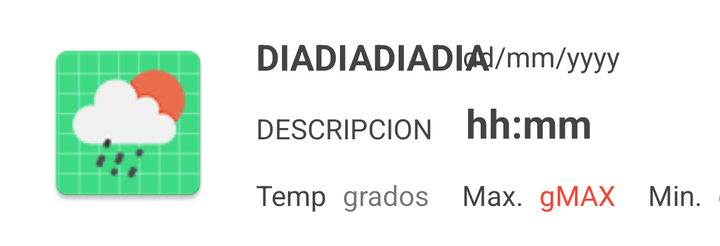
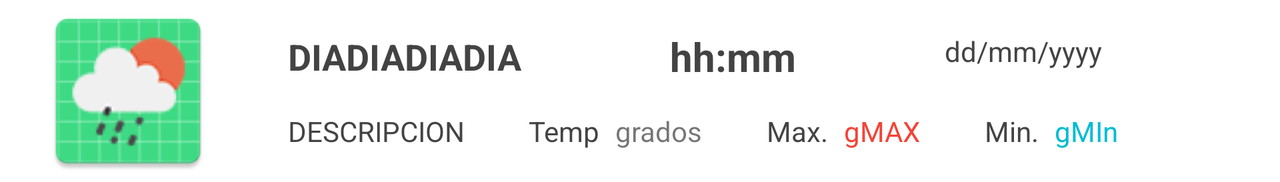

Compare how this app lays out the same screen by default and in its alternative resource folder. The renders come first, then the two layout files and the values they reference.
<!-- AndroidManifest.xml: application theme Theme.ProyectoDamDaw -->
<!-- res/layout/simple_view.xml -->
<?xml version="1.0" encoding="utf-8"?>
<androidx.constraintlayout.widget.ConstraintLayout xmlns:android="http://schemas.android.com/apk/res/android"
    xmlns:app="http://schemas.android.com/apk/res-auto"
    xmlns:tools="http://schemas.android.com/tools"
    android:layout_width="match_parent"
    android:layout_height="wrap_content">

    <TextView
        android:id="@+id/dia"
        android:layout_width="wrap_content"
        android:layout_height="wrap_content"
        android:layout_marginStart="16dp"
        android:text="DIADIADIADIA"
        android:textColor="@color/titulo"
        android:textSize="18sp"
        android:textStyle="bold"
        app:layout_constraintStart_toEndOf="@+id/image"
        app:layout_constraintTop_toTopOf="@+id/image" />

    <TextView
        android:id="@+id/descripcion"
        android:layout_width="wrap_content"
        android:layout_height="wrap_content"
        android:layout_marginTop="16dp"
        android:layout_marginBottom="16dp"
        android:text="DESCRIPCION"
        android:textColor="@color/titulo"
        app:layout_constraintBottom_toTopOf="@+id/temp"
        app:layout_constraintStart_toStartOf="@+id/dia"
        app:layout_constraintTop_toBottomOf="@+id/dia" />

    <TextView
        android:id="@+id/temp"
        android:layout_width="wrap_content"
        android:layout_height="wrap_content"
        android:text="Temp"
        android:textColor="@color/titulo"
        app:layout_constraintBottom_toBottomOf="@+id/image"
        app:layout_constraintStart_toStartOf="@+id/descripcion" />

    <TextView
        android:id="@+id/gradosTemp"
        android:layout_width="wrap_content"
        android:layout_height="wrap_content"
        android:layout_marginStart="8dp"
        android:text="grados"
        app:layout_constraintBottom_toBottomOf="@+id/temp"
        app:layout_constraintStart_toEndOf="@+id/temp"
        app:layout_constraintTop_toTopOf="@+id/temp" />

    <TextView
        android:id="@+id/max"
        android:layout_width="wrap_content"
        android:layout_height="wrap_content"
        android:layout_marginStart="16dp"
        android:text="Max."
        android:textColor="@color/titulo"
        app:layout_constraintBottom_toBottomOf="@+id/gradosTemp"
        app:layout_constraintStart_toEndOf="@+id/gradosTemp"
        app:layout_constraintTop_toTopOf="@+id/gradosTemp" />

    <TextView
        android:id="@+id/gradosMax"
        android:layout_width="wrap_content"
        android:layout_height="wrap_content"
        android:layout_marginStart="8dp"
        android:text="gMAX"
        android:textColor="#F44336"
        app:layout_constraintBottom_toBottomOf="@+id/max"
        app:layout_constraintStart_toEndOf="@+id/max"
        app:layout_constraintTop_toTopOf="@+id/max" />

    <TextView
        android:id="@+id/min"
        android:layout_width="wrap_content"
        android:layout_height="wrap_content"
        android:layout_marginStart="16dp"
        android:text="Min."
        android:textColor="@color/titulo"
        app:layout_constraintBottom_toBottomOf="@+id/gradosMax"
        app:layout_constraintStart_toEndOf="@+id/gradosMax"
        app:layout_constraintTop_toTopOf="@+id/gradosMax" />

    <TextView
        android:id="@+id/gradosMin"
        android:layout_width="wrap_content"
        android:layout_height="wrap_content"
        android:layout_marginStart="8dp"
        android:text="gMIn"
        android:textColor="#00BCD4"
        app:layout_constraintBottom_toBottomOf="@+id/min"
        app:layout_constraintStart_toEndOf="@+id/min"
        app:layout_constraintTop_toTopOf="@+id/min" />

    <TextView
        android:id="@+id/fecha"
        android:layout_width="wrap_content"
        android:layout_height="wrap_content"
        android:layout_marginEnd="50dp"
        android:text="dd/mm/yyyy"
        android:textColor="@color/titulo"
        app:layout_constraintBottom_toBottomOf="@+id/dia"
        app:layout_constraintEnd_toEndOf="parent"
        app:layout_constraintTop_toTopOf="@+id/dia" />

    <TextView
        android:id="@+id/hora"
        android:layout_width="wrap_content"
        android:layout_height="wrap_content"
        android:layout_marginEnd="64dp"
        android:text="hh:mm"
        android:textSize="20sp"
        android:textStyle="bold"
        app:layout_constraintBottom_toBottomOf="parent"
        app:layout_constraintEnd_toEndOf="parent"
        app:layout_constraintTop_toTopOf="parent"
        android:textColor="@color/titulo" />

    <ImageView
        android:id="@+id/image"
        android:layout_width="96dp"
        android:layout_height="91dp"
        android:layout_marginStart="16dp"
        android:layout_marginTop="16dp"
        android:layout_marginBottom="16dp"
        app:layout_constraintBottom_toBottomOf="parent"
        app:layout_constraintStart_toStartOf="parent"
        app:layout_constraintTop_toTopOf="parent"
        app:srcCompat="@mipmap/solluvia" />

</androidx.constraintlayout.widget.ConstraintLayout>
<!-- resources referenced by this layout -->
<resources>
  <color name="titulo">#434343</color>
  <!-- mipmap solluvia: png bitmap (mipmap-hdpi, 3964 bytes) -->
  <style name="Theme.ProyectoDamDaw" parent="Theme.MaterialComponents.DayNight.DarkActionBar">
          
          <item name="colorPrimary">@color/purple_500</item>
          <item name="colorPrimaryVariant">@color/purple_700</item>
          <item name="colorOnPrimary">@color/white</item>
          
          <item name="colorSecondary">@color/teal_200</item>
          <item name="colorSecondaryVariant">@color/teal_700</item>
          <item name="colorOnSecondary">@color/black</item>
          
          <item name="android:statusBarColor" tools:targetApi="l">?attr/colorPrimaryVariant</item>
          
      </style>
  <color name="white">#FFFFFFFF</color>
  <color name="black">#FF000000</color>
</resources>
<!-- res/layout-land/simple_view.xml (the repository's variant of the layout above) -->
<!-- drawn on the phone turned sideways -->
<?xml version="1.0" encoding="utf-8"?>
<androidx.constraintlayout.widget.ConstraintLayout xmlns:android="http://schemas.android.com/apk/res/android"
    xmlns:app="http://schemas.android.com/apk/res-auto"
    xmlns:tools="http://schemas.android.com/tools"
    android:layout_width="wrap_content"
    android:layout_height="wrap_content">

    <TextView
        android:id="@+id/dia2"
        android:layout_width="wrap_content"
        android:layout_height="wrap_content"
        android:layout_marginStart="32dp"
        android:layout_marginTop="16dp"
        android:text="DIADIADIADIA"
        android:textColor="@color/titulo"
        android:textSize="18sp"
        android:textStyle="bold"
        app:layout_constraintStart_toEndOf="@+id/image2"
        app:layout_constraintTop_toTopOf="@+id/image2" />

    <TextView
        android:id="@+id/descripcion2"
        android:layout_width="wrap_content"
        android:layout_height="wrap_content"
        android:layout_marginStart="32dp"
        android:layout_marginBottom="16dp"
        android:text="DESCRIPCION"
        android:textColor="@color/titulo"
        app:layout_constraintBottom_toBottomOf="@+id/image2"
        app:layout_constraintStart_toEndOf="@+id/image2" />

    <TextView
        android:id="@+id/temp2"
        android:layout_width="wrap_content"
        android:layout_height="wrap_content"
        android:layout_marginStart="32dp"
        android:text="Temp"
        android:textColor="@color/titulo"
        app:layout_constraintBottom_toBottomOf="@+id/descripcion2"
        app:layout_constraintStart_toEndOf="@+id/descripcion2"
        app:layout_constraintTop_toTopOf="@+id/descripcion2" />

    <TextView
        android:id="@+id/gradosTemp2"
        android:layout_width="wrap_content"
        android:layout_height="wrap_content"
        android:layout_marginStart="8dp"
        android:text="grados"
        app:layout_constraintBottom_toBottomOf="@+id/temp2"
        app:layout_constraintStart_toEndOf="@+id/temp2"
        app:layout_constraintTop_toTopOf="@+id/temp2"
        app:layout_constraintVertical_bias="0.0" />

    <TextView
        android:id="@+id/max2"
        android:layout_width="wrap_content"
        android:layout_height="wrap_content"
        android:layout_marginStart="32dp"
        android:text="Max."
        android:textColor="@color/titulo"
        app:layout_constraintBottom_toBottomOf="@+id/gradosTemp2"
        app:layout_constraintStart_toEndOf="@+id/gradosTemp2"
        app:layout_constraintTop_toTopOf="@+id/gradosTemp2" />

    <TextView
        android:id="@+id/gradosMax2"
        android:layout_width="wrap_content"
        android:layout_height="wrap_content"
        android:layout_marginStart="8dp"
        android:text="gMAX"
        android:textColor="#F44336"
        app:layout_constraintBottom_toBottomOf="@+id/max2"
        app:layout_constraintStart_toEndOf="@+id/max2"
        app:layout_constraintTop_toTopOf="@+id/max2" />

    <TextView
        android:id="@+id/min2"
        android:layout_width="wrap_content"
        android:layout_height="wrap_content"
        android:layout_marginStart="32dp"
        android:text="Min."
        android:textColor="@color/titulo"
        app:layout_constraintBottom_toBottomOf="@+id/gradosMax2"
        app:layout_constraintStart_toEndOf="@+id/gradosMax2"
        app:layout_constraintTop_toTopOf="@+id/gradosMax2" />

    <TextView
        android:id="@+id/gradosMin2"
        android:layout_width="wrap_content"
        android:layout_height="wrap_content"
        android:layout_marginStart="8dp"
        android:layout_marginEnd="16dp"
        android:text="gMIn"
        android:textColor="#00BCD4"
        app:layout_constraintBottom_toBottomOf="@+id/min2"
        app:layout_constraintEnd_toEndOf="parent"
        app:layout_constraintStart_toEndOf="@+id/min2"
        app:layout_constraintTop_toTopOf="@+id/min2" />

    <TextView
        android:id="@+id/fecha2"
        android:layout_width="wrap_content"
        android:layout_height="wrap_content"
        android:layout_marginEnd="24dp"
        android:text="dd/mm/yyyy"
        android:textColor="@color/titulo"
        app:layout_constraintBottom_toBottomOf="@+id/dia"
        app:layout_constraintEnd_toEndOf="parent"
        app:layout_constraintTop_toTopOf="@+id/dia2" />

    <TextView
        android:id="@+id/hora2"
        android:layout_width="wrap_content"
        android:layout_height="wrap_content"
        android:text="hh:mm"
        android:textColor="@color/titulo"
        android:textSize="20sp"
        android:textStyle="bold"
        app:layout_constraintBottom_toBottomOf="@+id/dia2"
        app:layout_constraintEnd_toStartOf="@+id/fecha2"
        app:layout_constraintStart_toEndOf="@+id/dia2"
        app:layout_constraintTop_toTopOf="@+id/dia2" />

    <ImageView
        android:id="@+id/image2"
        android:layout_width="96dp"
        android:layout_height="91dp"
        android:layout_marginStart="16dp"
        app:layout_constraintStart_toStartOf="parent"
        app:layout_constraintTop_toTopOf="parent"
        app:srcCompat="@mipmap/solluvia" />
</androidx.constraintlayout.widget.ConstraintLayout>
